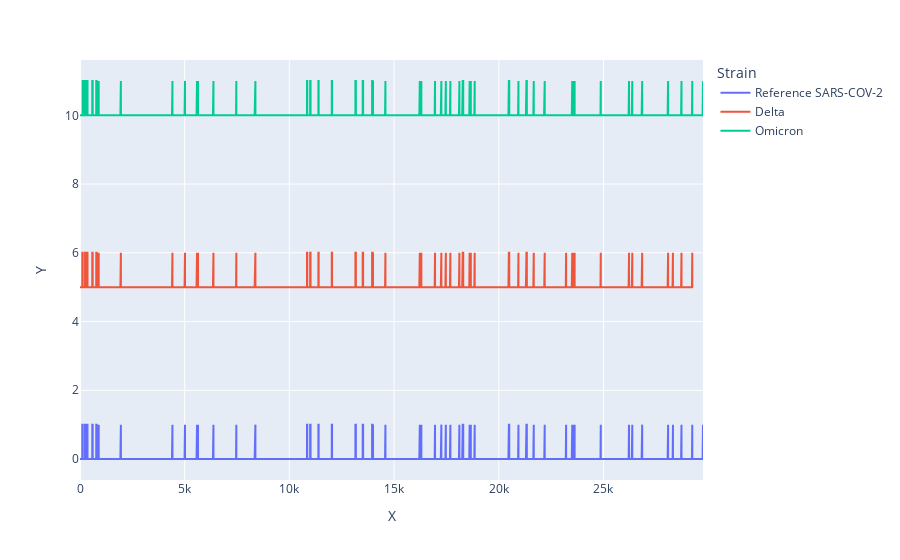

Notebook cell for this chart:
### Code cell
# fig = px.timeline(p_df.iloc[:100,:], x_start="Start", x_end="End", y="Strain")
# # fig.update_yaxes(autorange="reversed") # otherwise tasks are listed from the bottom up
# # fig.layout.xaxis.type = 'linear'
fig = px.line(p_df, x='X', y='Y', color='Strain')

fig.show()

### Figure 1 — Plotly figure (JSON) as saved in the notebook; plotly's stock layout.template omitted (floating-point values rounded to 4 significant figures; data arrays with more than 128 entries replaced by an {"elided": "..."} marker saying what was removed)
{"data": [{"hovertemplate": "Strain=Reference SARS-COV-2<br>X=%{x}<br>Y=%{y}<extra></extra>", "legendgroup": "Reference SARS-COV-2", "line": {"color": "#636efa", "dash": "solid"}, "mode": "lines", "name": "Reference SARS-COV-2", "orientation": "v", "showlegend": true, "type": "scatter", "x": {"elided": "233 int values"}, "xaxis": "x", "y": {"elided": "233 int values"}, "yaxis": "y"}, {"hovertemplate": "Strain=Delta<br>X=%{x}<br>Y=%{y}<extra></extra>", "legendgroup": "Delta", "line": {"color": "#EF553B", "dash": "solid"}, "mode": "lines", "name": "Delta", "orientation": "v", "showlegend": true, "type": "scatter", "x": {"elided": "229 int values"}, "xaxis": "x", "y": {"elided": "229 int values"}, "yaxis": "y"}, {"hovertemplate": "Strain=Omicron<br>X=%{x}<br>Y=%{y}<extra></extra>", "legendgroup": "Omicron", "line": {"color": "#00cc96", "dash": "solid"}, "mode": "lines", "name": "Omicron", "orientation": "v", "showlegend": true, "type": "scatter", "x": {"elided": "221 int values"}, "xaxis": "x", "y": {"elided": "221 int values"}, "yaxis": "y"}], "layout": {"autosize": true, "legend": {"title": {"text": "Strain"}, "tracegroupgap": 0}, "margin": {"t": 60}, "xaxis": {"anchor": "y", "autorange": true, "domain": [0, 1], "range": [0, 29752], "title": {"text": "X"}, "type": "linear"}, "yaxis": {"anchor": "x", "autorange": true, "domain": [0, 1], "range": [-0.6111, 11.61], "title": {"text": "Y"}, "type": "linear"}}}
